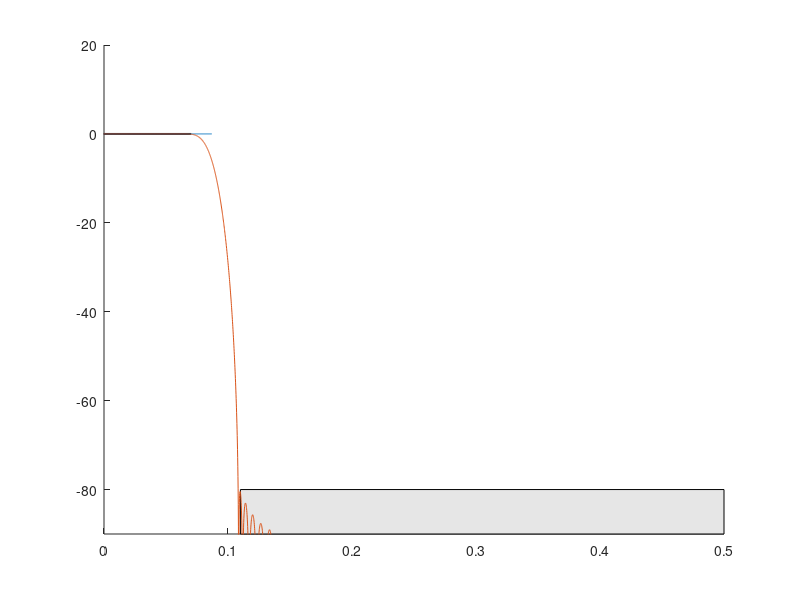

The MATLAB script that drew this image:
%{
N = 8*1024;
f = (0:N-1)/N;
f(N/2+1+1:end) = f(N/2+1+1:end)-1; %%keeps track of negative freq too

M = 81;  %%affects filter order
beta = 8.2; %%filter shape

Hr = (abs(f) > .135 & abs(f)<.315)  ...         %real transfer using this line for pass band
    .*(10 .^ ((abs(f) - .15) * 10 / .15  /20)); 

Hd = Hr.*exp(-j*2*pi*f*(M-1)/2); %%desired tranfer

figure(2); clf;

patch ([0 .1 .1 0], [-100 -100 -70 -70], .9*[1 1 1]); %%specs
patch ( [.35 .5 .5 .35], [-100 -100 -70 -70], .9*[1 1 1]);

patch([.15 .3 .3 .15],[-1 9 11 1], .9*[1 1 1]);
hold on;

plot(f, 20*log10(abs(Hr)));  %%plots the gain of real transfer in dB
axis([ 0 .5 -80 20]);

figure(1); clf;
hd = ifft(Hd);  %%transfer function of desired impulse response
stem(0:N-1 , hd, '.');

h = hd(1:M).*kaiser(M, beta)'; %%windowed impulese
hold on;
stem(0:M-1,h,'.'); %%transfer function of 
figure(2);
plot(f, 20*log10(abs(fft(h,N))));
%}
%{
N1 = 8*1024;
f1 = (0:N1-1)/N1;
f1(N1/2+1+1:end) = f1(N1/2+1+1:end)-1; %%keeps track of negative freq too

M1 =111;  %%affects filter order
beta1 = 7.95;
figure(3); clf;
patch ([0 .07 .07 0], [.5 .5 -.5 -.5], .9*[1 1 1]);
patch ([.5 .11 .11 .5], [-100 -100 -80 -80], .9*[1 1 1]); %%specs
hold on;




Hr1 = (abs(f1)< .083)  ...         %real transfer using this line for pass band
    .*(10 .^ 0); 



Hd1 = Hr1.*exp(-j*2*pi*f1*(M1-1)/2); %%desired tranfer

plot(f1, 20*log10(abs(Hr1)));  %%plots the gain of real transfer in dB
axis([ 0 .5 -90 20]);

hd1 = ifft(Hd1);  %%transfer function of desired impulse response
stem(0:N1-1 , hd1, '.');

h1 = hd1(1:M1).*kaiser(M1, beta1)'; %%windowed impulese
hold on;
stem(0:M1-1,h1,'.'); %%transfer function of 
plot(f1, 20*log10(abs(fft(h1,N1))));
%}

%e{
%% Colin's (and Sean's) Attempt

% Specs: less than .1dB ripple in passband, 0 > |f| > 0.07
%       more than 80dB rejection in stopband, .11 < |f| < 0.5

% Passband specs
maxripple = .1;     %maximum stopband ripple [dB]
startgain = 0;      %gain at beginning of stopband [dB]
endgain = 0;        %gain at end of stopband [dB]
passlow = 0;        %passband beginning frequency [normalized]
passhigh = 0.07;    %passband ending frequency [normalized]

% Stopband specs
minreject = -80;    %minimum rejection in stopband [dB}
stopbegin = 0.11;     %frequency stopband begins [normalized]
stopend = 0.5;     %frequency stopband ends [normalized]

% Other junk to specify
N = 8 * 1024;       %number of samples
M = 121;             %number of coefficients in filter
beta = 8;           %adjustable window parameter
hrspec = .017;       %how far Hr should extend beyond spec


% Important junk to calculate from above info
f = (0:N-1)/N;      %specify normalized frequencies
f(N/2+1+1:end) = f(N/2+1+1:end)-1; %keep track of negative frequencies

stem = 0;

%% Plot filter response
% Generate stop and pass bands
figure(1); clf; hold on;
winlow = minreject-10;
winhigh = 20;
axis([0 .5 winlow winhigh]);    %set window size

%plot passband
patch([passlow passhigh passhigh passlow], ...
          [(maxripple+startgain) (maxripple+endgain) ...
          (-maxripple+endgain) (-maxripple+startgain)], ...
          .9*[1 1 1]); 

if (passlow == 0) || (passhigh == .5)  %check type of filter
    patch([stopbegin stopend stopend stopbegin], ...
          [minreject minreject winlow winlow], ...
          .9*[1 1 1]);
      
else
    patch([0 stopend stopend 0], ...
          [minreject minreject winlow winlow], ...
          .9*[1 1 1]);
    patch([stopbegin .5 .5 stopbegin], ...
          [minreject minreject winlow winlow], ...
          .9*[1 1 1]);
end

%% Calculate real and desired transfer functions

m = (endgain-startgain)/(passhigh-passlow);

Hr =  ((abs(f) > (passlow-hrspec)) & (abs(f) < (passhigh+hrspec))) .* ...
        10 .^ (((abs(f) .* m) - (m*passlow) + startgain)/20);

plot(f, 20*log10(abs(Hr)));

Hd = Hr.*exp(-j*2*pi*f*(M-1)/2); %%desired tranfer

if(stem)
    figure(2); clf;
    stem(0:N-1 , hd, '.');
    hold on;
    stem(0:M-1,h,'.'); %%transfer function of 
end


hd = ifft(Hd);  %%desired impulse response from desired transfer function
h = hd(1:M).*kaiser(M, beta)'; %%windowed impulse

figure(1);
plot(f, 20*log10(abs(fft(h,N))));
%}